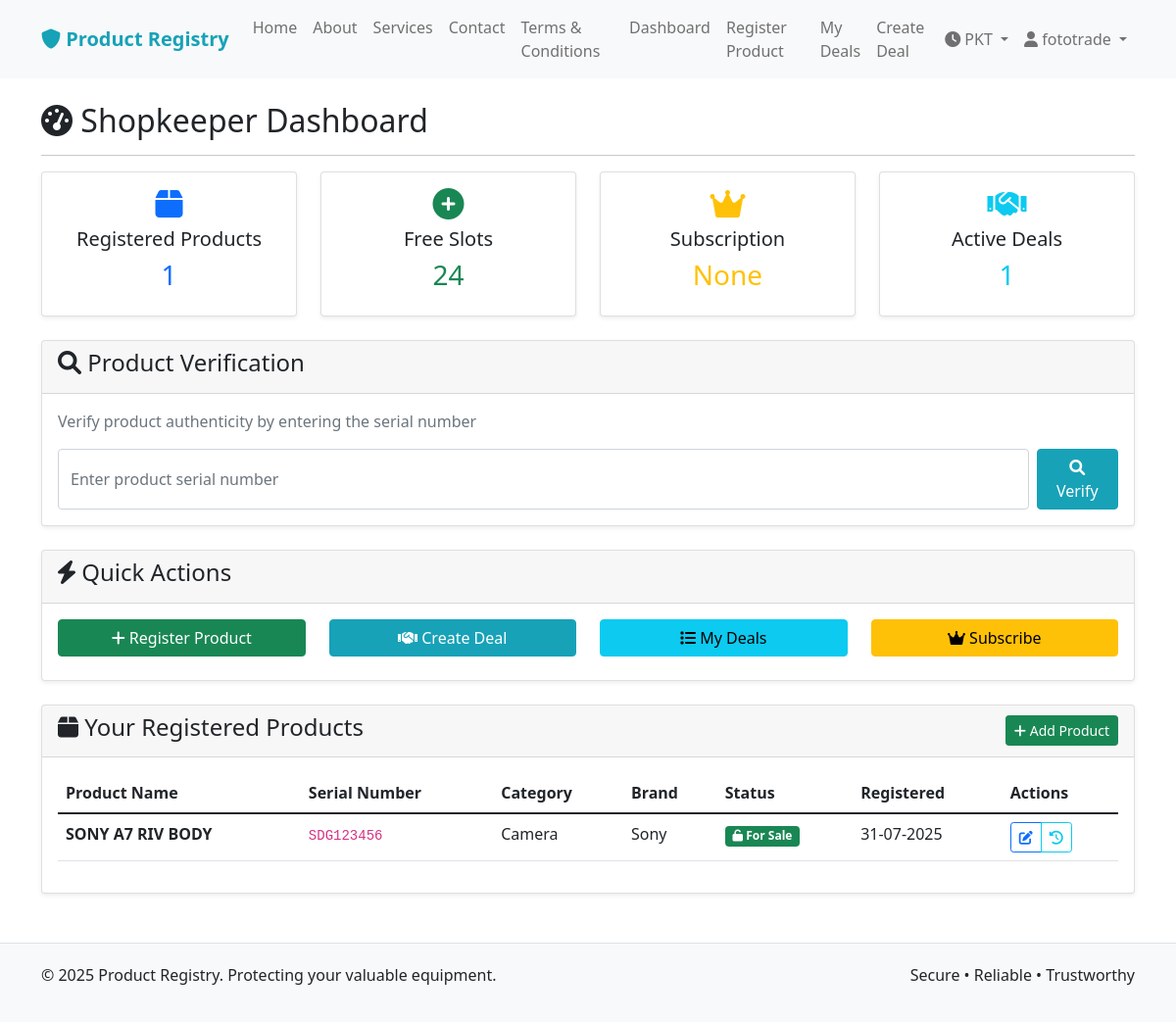
Page /user_dashboard (signed in) on the earlier database version.
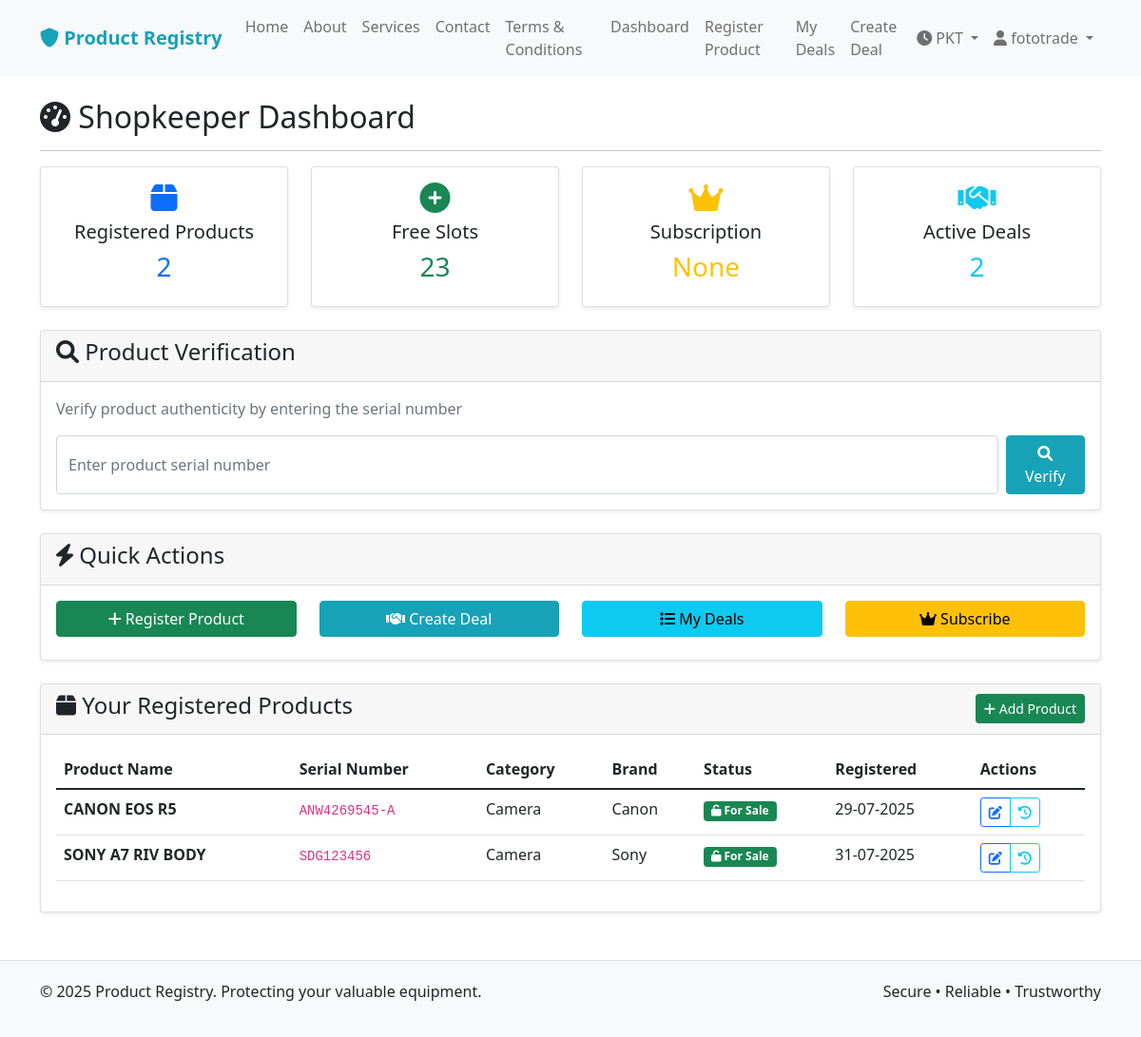
Same page on the later database version.
### models.py (models this page shows, shortened)
class Product(db.Model):
    id = db.Column(db.Integer, primary_key=True)
    name = db.Column(db.String(100), nullable=False)
    serial_number = db.Column(db.String(100), unique=True, nullable=False)
    status = db.Column(db.String(20), default='for_sale')  # for_sale, locked, stolen
    created_at = db.Column(db.DateTime, default=datetime.utcnow)
    updated_at = db.Column(db.DateTime, default=datetime.utcnow, onupdate=datetime.utcnow)
    user_id = db.Column(db.Integer, db.ForeignKey('user.id'), nullable=False)
    category_id = db.Column(db.Integer, db.ForeignKey('category.id'), nullable=False)
    brand_id = db.Column(db.Integer, db.ForeignKey('brand.id'), nullable=False)
    status_history = db.relationship('ProductStatusHistory', backref='product', lazy=True)
    deal_items = db.relationship('DealItem', backref='product', lazy=True)

class Category(db.Model):
    id = db.Column(db.Integer, primary_key=True)
    name = db.Column(db.String(50), unique=True, nullable=False)
    description = db.Column(db.Text)
    created_at = db.Column(db.DateTime, default=datetime.utcnow)
    products = db.relationship('Product', backref='category', lazy=True)

class Brand(db.Model):
    id = db.Column(db.Integer, primary_key=True)
    name = db.Column(db.String(50), unique=True, nullable=False)
    description = db.Column(db.Text)
    created_at = db.Column(db.DateTime, default=datetime.utcnow)
    products = db.relationship('Product', backref='brand', lazy=True)

### routes.py (the view)
@bp.route('/user_dashboard')
@login_required
def user_dashboard():
    if current_user.is_admin:
        return redirect(url_for('main.admin_dashboard'))
    products = Product.query.filter_by(user_id=current_user.id).all()
    product_count = len(products)
    can_register = current_user.can_register_product()
    return render_template('user_dashboard.html',
                         title='User Dashboard',
                         products=products,
                         product_count=product_count,
                         can_register=can_register)

### models.py (called while the page is built)
@login_manager.user_loader
def load_user(user_id):
    return User.query.get(int(user_id))

    def can_register_product(self):
        if self.is_shopkeeper and not self.shopkeeper_approved:
            return False  # Unapproved shopkeepers cannot register products
        product_count = Product.query.filter_by(user_id=self.id).count()
        if self.is_shopkeeper:
            return product_count < 25 or self.has_subscription
        return product_count < 3 or self.has_subscription

### templates/user_dashboard.html (shortened to what the changed rows need)
{% extends "base.html" %}
{% block content %}
<div class="row">
    <div class="col-12">
        <h2><i class="fas fa-tachometer-alt"></i>
            {% if current_user.is_shopkeeper %}
                Shopkeeper Dashboard
            {% else %}
                User Dashboard
            {% endif %}
        </h2>
    </div>
</div>
<div class="row mb-4">
    <div class="col-md-3">
        <div class="card text-center">
            <div class="card-body">
                <i class="fas fa-box fa-2x text-primary mb-2"></i>
                <h5>Registered Products</h5>
                <h3 class="text-primary">{{ product_count }}</h3>
            </div>
        </div>
    </div>
    <div class="col-md-3">
        <div class="card text-center">
            <div class="card-body">
                <i class="fas fa-plus-circle fa-2x text-success mb-2"></i>
                <h5>Free Slots</h5>
                {% if current_user.is_shopkeeper %}
                    <h3 class="text-success">{{ 25 - product_count if product_count < 25 else 0 }}</h3>
                {% else %}
                    <h3 class="text-success">{{ 3 - product_count if product_count < 3 else 0 }}</h3>
                {% endif %}
            </div>
        </div>
    </div>
    <div class="col-md-3">
        <div class="card text-center">
            <div class="card-body">
                <i class="fas fa-handshake fa-2x text-info mb-2"></i>
                <h5>Active Deals</h5>
                <h3 class="text-info">{{ (current_user.deals_as_buyer|length) + (current_user.deals_as_seller|length) }}</h3>
            </div>
        </div>
    </div>
</div>
<div class="row">
    <div class="col-12">
        <div class="card">
            <div class="card-body">
                {% if products %}
                    <div class="table-responsive">
                        <table class="table table-hover">
                            <thead>
                                <tr>
                                    <th>Product Name</th>
                                    <th>Serial Number</th>
                                    <th>Category</th>
                                    <th>Brand</th>
                                    <th>Status</th>
                                    <th>Registered</th>
                                    <th>Actions</th>
                                </tr>
                            </thead>
                            <tbody>
                                {% for product in products %}
                                <tr>
                                    <td><strong>{{ product.name }}</strong></td>
                                    <td><code>{{ product.serial_number }}</code></td>
                                    <td>{{ product.category.name }}</td>
                                    <td>{{ product.brand.name }}</td>
                                    <td>
                                        {% if product.status == 'for_sale' %}
                                            <span class="badge bg-success">
                                                <i class="fas fa-unlock"></i> For Sale
                                            </span>
                                        {% elif product.status == 'locked' %}
                                            <span class="badge bg-warning">
                                                <i class="fas fa-lock"></i> Locked
                                            </span>
                                        {% elif product.status == 'stolen' %}
                                            <span class="badge bg-danger">
                                                <i class="fas fa-exclamation-triangle"></i> Stolen
                                            </span>
                                        {% endif %}
                                    </td>
                                    <td>{{ utc_to_pakistan(product.created_at).split(' ')[0] }}</td>
                                    <td>
                                        <div class="btn-group btn-group-sm" role="group">
                                            <a href="{{ url_for('main.update_product_status', product_id=product.id) }}"
                                               class="btn btn-outline-primary" title="Update Status">
                                                <i class="fas fa-edit"></i>
                                            </a>
                                            <a href="{{ url_for('main.product_history', product_id=product.id) }}"
                                               class="btn btn-outline-info" title="View History">
                                                <i class="fas fa-history"></i>
                                            </a>
                                        </div>
                                    </td>
                                </tr>
                                {% endfor %}
                            </tbody>
                        </table>
                    </div>
                {% endif %}
            </div>
        </div>
    </div>
</div>
{% endblock %}

Differences in the rows shown:
now on this page (row edited): Product: name "CANON EOS R5", serial_number "ANW4269545-A", category.name "Camera", brand.name "Canon", status "for_sale" (drawn), created_at "29-07-2025"
Other differences:
{{ product_count }}: "1" → "2"
{{ 25 - product_count if product_count < 25 else 0 }}: "24" → "23"
text no longer shown: "1"
text now shown: "2"
